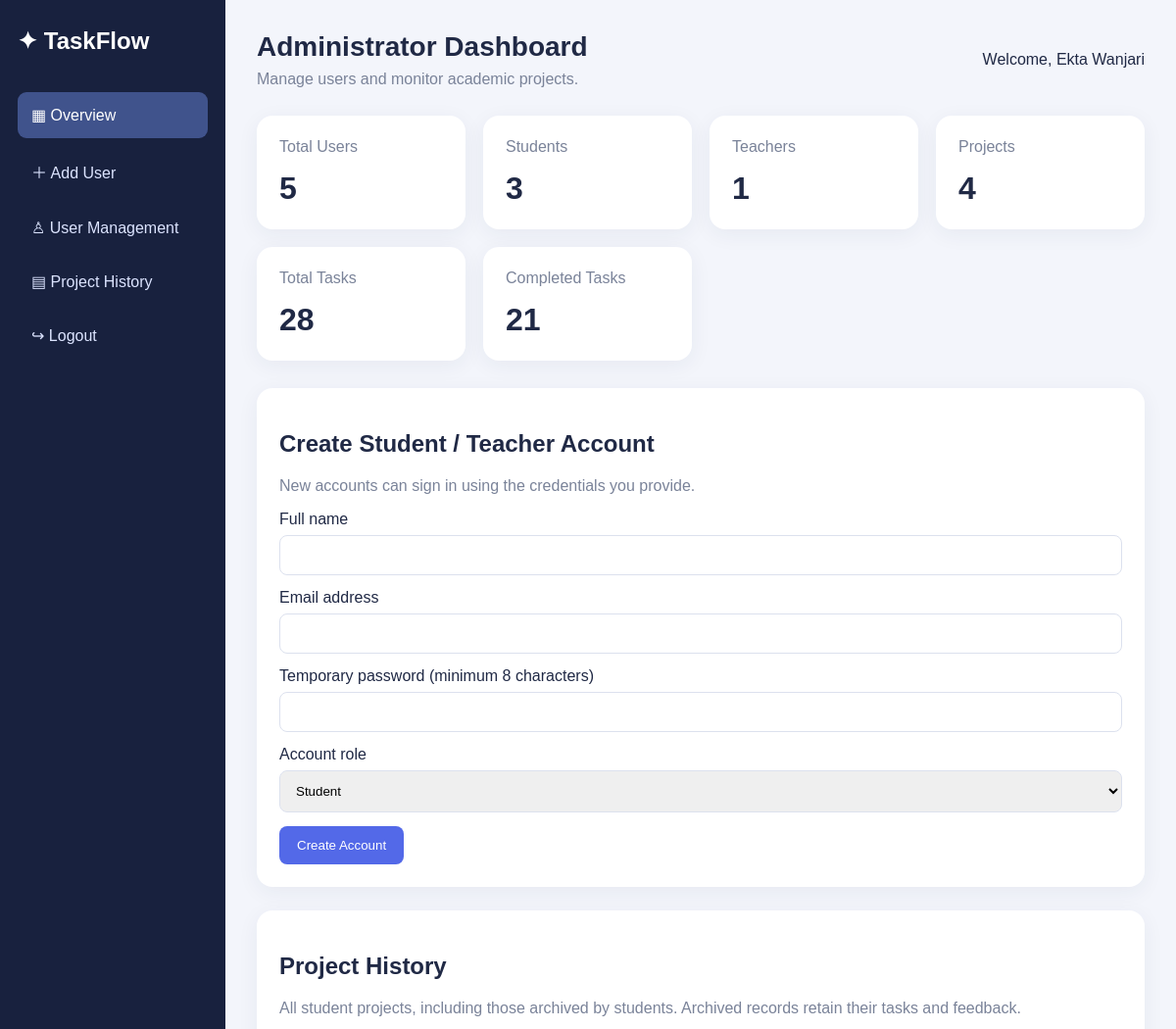
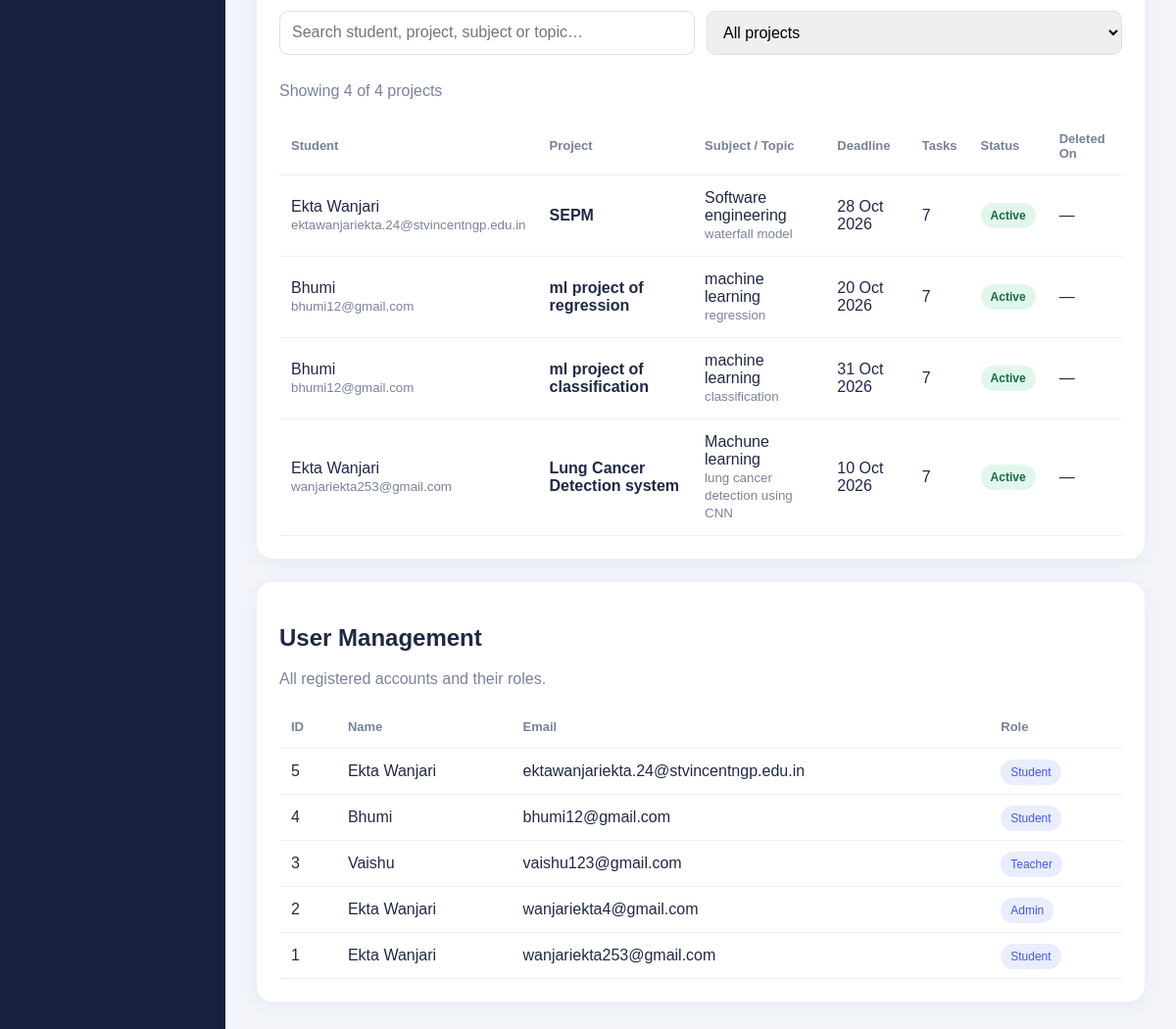
The app's page /admin (signed in) with its own data (2 pictures, top to bottom).
### app.py (models this page shows)
class Project(db.Model):
    id = db.Column(db.Integer, primary_key=True)
    title = db.Column(db.String(200), nullable=False)
    subject = db.Column(db.String(100), nullable=False)
    topic = db.Column(db.String(200), nullable=False)
    deadline = db.Column(db.Date, nullable=False)
    deleted_at = db.Column(db.DateTime, nullable=True, index=True)
    user_id = db.Column(
        db.Integer, db.ForeignKey("user.id"), nullable=False
    )
    tasks = db.relationship(
        "Task",
        backref="project",
        lazy=True,
        cascade="all, delete-orphan"
    )

class User(db.Model):
    id = db.Column(db.Integer, primary_key=True)
    name = db.Column(db.String(100), nullable=False)
    email = db.Column(db.String(120), unique=True, nullable=False)
    password = db.Column(db.String(200), nullable=False)
    role = db.Column(db.String(20), nullable=False, default="student")
    projects = db.relationship(
        "Project", backref="student", lazy=True,
        cascade="all, delete-orphan"
    )

### app.py (the view)
@app.route("/admin")
@role_required("admin")
def admin_dashboard():
    users = User.query.order_by(User.id.desc()).all()
    return render_template(
        "admin.html",
        users=users,
        total_users=User.query.count(),
        total_students=User.query.filter_by(role="student").count(),
        total_teachers=User.query.filter_by(role="teacher").count(),
        total_projects=Project.query.filter_by(deleted_at=None).count(),
        deleted_projects=Project.query.filter(Project.deleted_at.isnot(None)).count(),
        projects=Project.query.order_by(Project.id.desc()).all(),
        total_tasks=Task.query.count(),
        completed_tasks=Task.query.filter_by(status="Completed").count()
    )

### app.py (called while the page is built)
def login_required(function):
    @wraps(function)
    def wrapper(*args, **kwargs):
        if "user_id" not in session:
            flash("Please login first.", "warning")
            return redirect(url_for("login"))
        return function(*args, **kwargs)
    return wrapper

def role_required(*roles):
    def decorator(function):
        @wraps(function)
        @login_required
        def wrapper(*args, **kwargs):
            user = db.session.get(User, session.get("user_id"))
            if not user:
                session.clear()
                flash("Please login again.", "warning")
                return redirect(url_for("login"))
            if user.role not in roles:
                flash(
                    "You do not have permission to access that page.",
                    "danger"
                )
                return redirect(url_for("home"))
            return function(*args, **kwargs)
        return wrapper
    return decorator

### templates/admin.html (shortened to what this page needs)
<!DOCTYPE html>
<html lang="en">
<head>
</head>
<body>
    <aside class="sidebar">
        <div class="brand">✦ TaskFlow</div>
        <a class="nav active" href="{{ url_for('admin_dashboard') }}">▦ Overview</a>
        <a class="nav" href="#create-user">＋ Add User</a>
        <a class="nav" href="#users">♙ User Management</a>
        <a class="nav" href="#project-history">▤ Project History</a>
        <a class="nav" href="{{ url_for('logout') }}">↪ Logout</a>
    </aside>
    <main>
        <header class="header">
            <div>
                <h1>Administrator Dashboard</h1>
                <div class="muted">Manage users and monitor academic projects.</div>
            </div>
            <div>Welcome, {{ session.get('user_name', 'Admin') }}</div>
        </header>
        <section class="cards">
            <div class="card">
                <div class="muted">Total Users</div>
                <div class="number">{{ total_users }}</div>
            </div>
            <div class="card">
                <div class="muted">Students</div>
                <div class="number">{{ total_students }}</div>
            </div>
            <div class="card">
                <div class="muted">Teachers</div>
                <div class="number">{{ total_teachers }}</div>
            </div>
            <div class="card">
                <div class="muted">Projects</div>
                <div class="number">{{ total_projects }}</div>
            </div>
            <div class="card">
                <div class="muted">Total Tasks</div>
                <div class="number">{{ total_tasks }}</div>
            </div>
            <div class="card">
                <div class="muted">Completed Tasks</div>
                <div class="number">{{ completed_tasks }}</div>
            </div>
        </section>
        <section class="panel" id="create-user">
            <h2>Create Student / Teacher Account</h2>
            <p class="muted">New accounts can sign in using the credentials you provide.</p>
            <form method="POST" action="{{ url_for('admin_create_user') }}">
                <label>Full name</label>
                <input type="text" name="name" required>
                <label>Email address</label>
                <input type="email" name="email" required>
                <label>Temporary password (minimum 8 characters)</label>
                <input type="password" name="password" minlength="8" required>
                <label>Account role</label>
                <select name="role" required>
                    <option value="student">Student</option>
                </select>
                <button type="submit">Create Account</button>
            </form>
        </section>
        <section class="panel" id="project-history">
            <h2>Project History</h2>
            <p class="muted">All student projects, including those archived by students. Archived records retain their tasks and feedback.</p>
            <div class="history-tools">
                <input id="adminProjectSearch" type="search" placeholder="Search student, project, subject or topic…" aria-label="Search project history">
                <select id="adminProjectStatus" aria-label="Filter project status"><option value="all">All projects</option><option value="active">Active only</option><option value="deleted">Deleted only</option></select>
            </div>
            <div class="muted" id="historyCount" aria-live="polite"></div>
            <table id="projectHistoryTable">
                <thead><tr><th>Student</th><th>Project</th><th>Subject / Topic</th><th>Deadline</th><th>Tasks</th><th>Status</th><th>Deleted On</th></tr></thead>
                <tbody>
                {% for project in projects %}
                    <tr class="history-row" data-status="{% if project.deleted_at %}deleted{% else %}active{% endif %}" data-search="{{ (project.student.name ~ ' ' ~ project.student.email ~ ' ' ~ project.title ~ ' ' ~ project.subject ~ ' ' ~ project.topic)|lower }}">
                        <td>{{ project.student.name }}<br><small class="muted">{{ project.student.email }}</small></td>
                        <td><strong>{{ project.title }}</strong></td>
                        <td>{{ project.subject }}<br><small class="muted">{{ project.topic }}</small></td>
                        <td>{{ project.deadline.strftime('%d %b %Y') }}</td>
                        <td>{{ project.tasks|length }}</td>
                        <td>{% if project.deleted_at %}<span class="status-pill status-deleted">Deleted / Archived</span>{% else %}<span class="status-pill status-active">Active</span>{% endif %}</td>
                        <td>{% if project.deleted_at %}{{ project.deleted_at.strftime('%d %b %Y, %I:%M %p') }}{% else %}—{% endif %}</td>
                    </tr>
                {% else %}
                    <tr><td colspan="7">No projects have been created yet.</td></tr>
                {% endfor %}
                </tbody>
            </table>
        </section>
        <section class="panel" id="users">
            <h2>User Management</h2>
            <p class="muted">All registered accounts and their roles.</p>
            <table>
                <thead>
                    <tr>
                        <th>ID</th>
                        <th>Name</th>
                        <th>Email</th>
                        <th>Role</th>
                    </tr>
                </thead>
                <tbody>
                    {% for user in users %}
                    <tr>
                        <td>{{ user.id }}</td>
                        <td>{{ user.name }}</td>
                        <td>{{ user.email }}</td>
                        <td><span class="pill">{{ user.role|capitalize }}</span></td>
                    </tr>
                    {% else %}
                    <tr>
                        <td colspan="4">No users found.</td>
                    </tr>
                    {% endfor %}
                </tbody>
            </table>
        </section>
    </main>
</body>
</html>

### templates/admin.html (style rules this page uses)
* { box-sizing: border-box; }
body { margin: 0; font-family: Arial, sans-serif; background: #f3f5fb; color: #202945; }
.sidebar { position: fixed; inset: 0 auto 0 0; width: 230px; background: #18213e; color: white; padding: 28px 18px; }
.brand { font-size: 24px; font-weight: bold; margin-bottom: 38px; }
.nav { display: block; color: #dce4ff; padding: 14px; margin: 8px 0; text-decoration: none; border-radius: 9px; }
.nav:hover, .active { background: #40538c; color: white; }
main { margin-left: 230px; padding: 32px; }
.header { display: flex; justify-content: space-between; align-items: center; flex-wrap: wrap; gap: 16px; margin-bottom: 28px; }
h1 { margin: 0 0 8px; font-size: 28px; }
.muted { color: #7a8399; }
.cards { display: grid; grid-template-columns: repeat(auto-fit, minmax(170px, 1fr)); gap: 18px; margin-bottom: 28px; }
.card, .panel { background: white; border-radius: 16px; padding: 23px; box-shadow: 0 5px 22px rgba(31, 45, 80, .06); }
.number { font-size: 32px; font-weight: bold; margin-top: 15px; }
.panel { margin-bottom: 24px; overflow-x: auto; }
input, select { width: 100%; padding: 12px; border: 1px solid #dce1ee; border-radius: 8px; margin: 7px 0 14px; }
button { border: 0; border-radius: 8px; padding: 12px 18px; background: #5369e8; color: white; cursor: pointer; }
table { width: 100%; border-collapse: collapse; margin-top: 18px; }
th, td { padding: 14px 12px; border-bottom: 1px solid #edf0f6; text-align: left; }
th { color: #778198; font-size: 13px; }
.pill { background: #e9edff; color: #4358d7; padding: 6px 10px; border-radius: 20px; font-size: 12px; }
.history-tools { display:flex; gap:12px; flex-wrap:wrap; margin:14px 0; }
.history-tools input, .history-tools select { flex:1; min-width:180px; padding:12px; border:1px solid #dce1ee; border-radius:9px; font:inherit; }
.status-pill { display:inline-block; padding:6px 10px; border-radius:20px; font-size:12px; font-weight:700; }
.status-active { color:#176b43; background:#e2f7eb; }
.card { transition:transform .18s ease, box-shadow .18s ease; }

### records on screen
Project: student.name "Ekta Wanjari", student.email "ektawanjariekta.24@stvincentngp.edu.in", title "SEPM", subject "Software engineering", topic "waterfall model", deadline "28 Oct 2026", tasks|length "7", shows "Active"
Project: student.name "Bhumi", student.email "bhumi12@gmail.com", title "ml project of regression", subject "machine learning", topic "regression", deadline "20 Oct 2026", tasks|length "7", shows "Active"
Project: student.name "Bhumi", student.email "bhumi12@gmail.com", title "ml project of classification", subject "machine learning", topic "classification", deadline "31 Oct 2026", tasks|length "7", shows "Active"
Project: student.name "Ekta Wanjari", student.email "wanjariekta253@gmail.com", title "Lung Cancer Detection system", subject "Machune learning", topic "lung cancer detection using CNN", deadline "10 Oct 2026", tasks|length "7", shows "Active"
User: id "5", name "Ekta Wanjari", email "ektawanjariekta.24@stvincentngp.edu.in", role "Student"
User: id "4", name "Bhumi", email "bhumi12@gmail.com", role "Student"
User: id "3", name "Vaishu", email "vaishu123@gmail.com", role "Teacher"
User: id "2", name "Ekta Wanjari", email "wanjariekta4@gmail.com", role "Admin"
User: id "1", name "Ekta Wanjari", email "wanjariekta253@gmail.com", role "Student"

### other values on screen
{{ session.get('user_name', 'Admin') }} "Ekta Wanjari"
{{ total_users }} "5"
{{ total_students }} "3"
{{ total_teachers }} "1"
{{ total_projects }} "4"
{{ total_tasks }} "28"
{{ completed_tasks }} "21"
